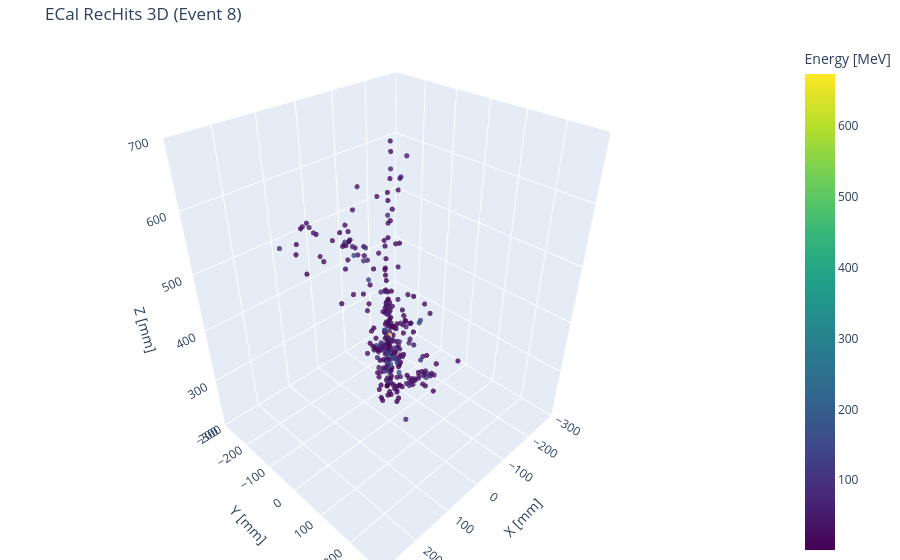

The notebook cell saved with this chart:
### Markdown cell above
### Interactive 3D

### Code cell
import plotly.graph_objects as go

event_idx = 8
#event_idx_with_noise

x = ak.to_numpy(ecal_x[event_idx])
y = ak.to_numpy(ecal_y[event_idx])
z = ak.to_numpy(ecal_z[event_idx])
e = ak.to_numpy(ecal_energy[event_idx])

fig = go.Figure(
    data=[
        go.Scatter3d(
            x=x,
            y=y,
            z=z,
            mode="markers",
            marker=dict(
                size=3,
                color=e,
                colorscale="Viridis",
                colorbar=dict(title="Energy [MeV]"),
                opacity=0.8,
            ),
        )
    ]
)

fig.update_layout(
    title=f"ECal {ecal_hit_label} 3D (Event {event_idx})",
    scene=dict(
        xaxis_title="X [mm]",
        yaxis_title="Y [mm]",
        zaxis_title="Z [mm]",
        xaxis=dict(range=[-300, 300]),
        yaxis=dict(range=[-300, 300]),
        zaxis=dict(range=[200, 700]),
    ),
    margin=dict(l=0, r=0, b=0, t=40),
)

fig.show()

### Figure 1 — Plotly figure (JSON) as saved in the notebook; plotly's stock layout.template omitted (floating-point values rounded to 4 significant figures; data arrays with more than 128 entries replaced by an {"elided": "..."} marker saying what was removed)
{"data": [{"marker": {"color": {"elided": "291 float values"}, "colorbar": {"title": {"text": "Energy [MeV]"}}, "colorscale": [[0, "#440154"], [0.1111, "#482878"], [0.2222, "#3e4989"], [0.3333, "#31688e"], [0.4444, "#26828e"], [0.5556, "#1f9e89"], [0.6667, "#35b779"], [0.7778, "#6ece58"], [0.8889, "#b5de2b"], [1, "#fde725"]], "opacity": 0.8, "size": 3}, "mode": "markers", "type": "scatter3d", "x": {"elided": "291 float values"}, "y": {"elided": "291 float values"}, "z": {"elided": "291 float values"}}], "layout": {"margin": {"b": 0, "l": 0, "r": 0, "t": 40}, "scene": {"xaxis": {"range": [-300, 300], "title": {"text": "X [mm]"}}, "yaxis": {"range": [-300, 300], "title": {"text": "Y [mm]"}}, "zaxis": {"range": [200, 700], "title": {"text": "Z [mm]"}}}, "title": {"text": "ECal RecHits 3D (Event 8)"}}}
